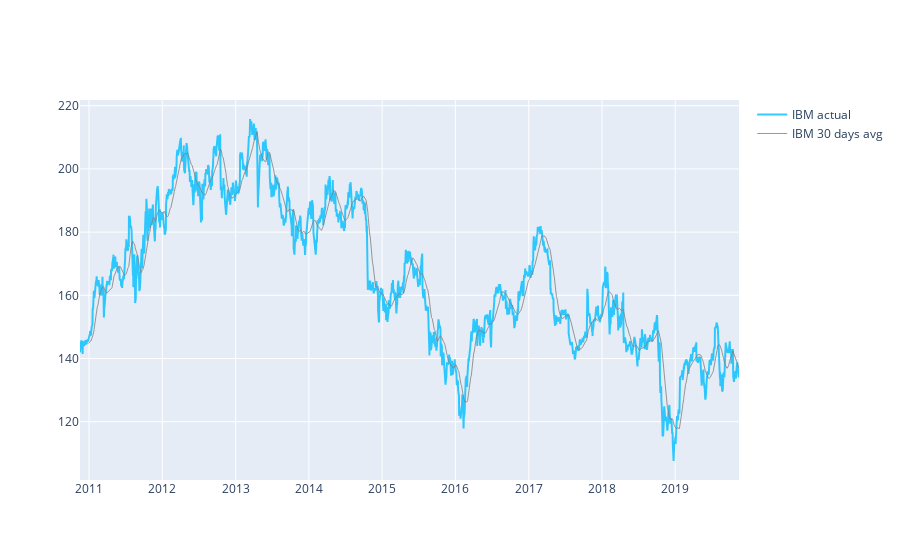

Write notebook code for a chart like this one.
### Code cell
fig = go.Figure()
fig.add_trace(go.Scatter(
                x=stock.index,
                y=stock['ibm_close'],
                name='IBM actual',
                line_color='deepskyblue',
                opacity=0.8))

fig.add_trace(go.Scatter(
                x=stock.index,
                y=rolmean,
                name='IBM 30 days avg',
                line_color='black',
                opacity=0.8,
                line_width = 1))

### Figure 1 — Plotly figure (JSON) as saved in the notebook; plotly's stock layout.template omitted (floating-point values rounded to 4 significant figures; data arrays with more than 128 entries replaced by an {"elided": "..."} marker saying what was removed)
{"data": [{"line": {"color": "deepskyblue"}, "name": "IBM actual", "opacity": 0.8, "type": "scatter", "x": {"elided": "2265 str values"}, "y": {"elided": "2265 float values"}}, {"line": {"color": "gray", "width": 1}, "name": "IBM 30 days avg", "opacity": 0.8, "type": "scatter", "x": {"elided": "2265 str values"}, "y": {"elided": "2265 float values"}}], "layout": {}}
